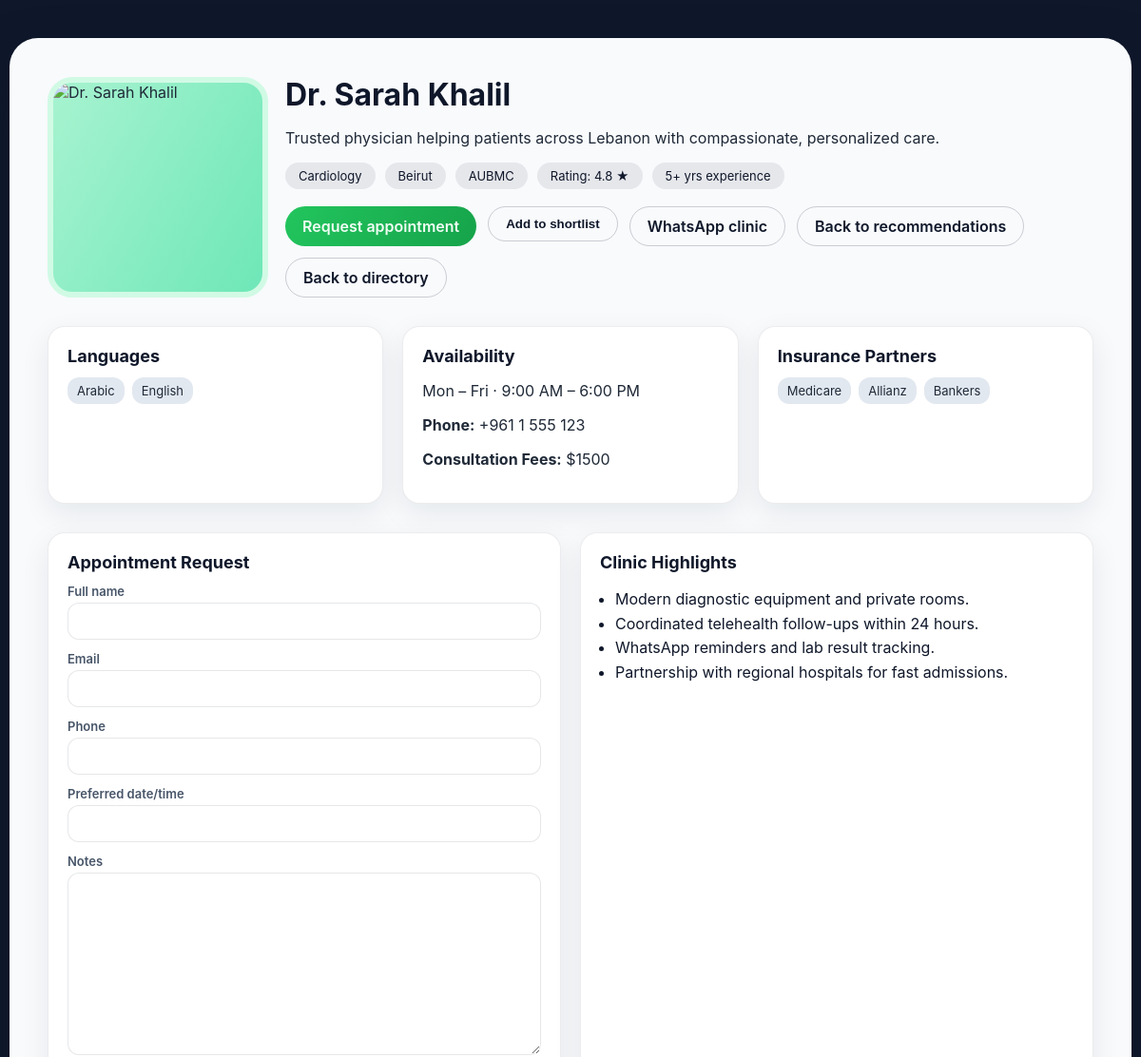
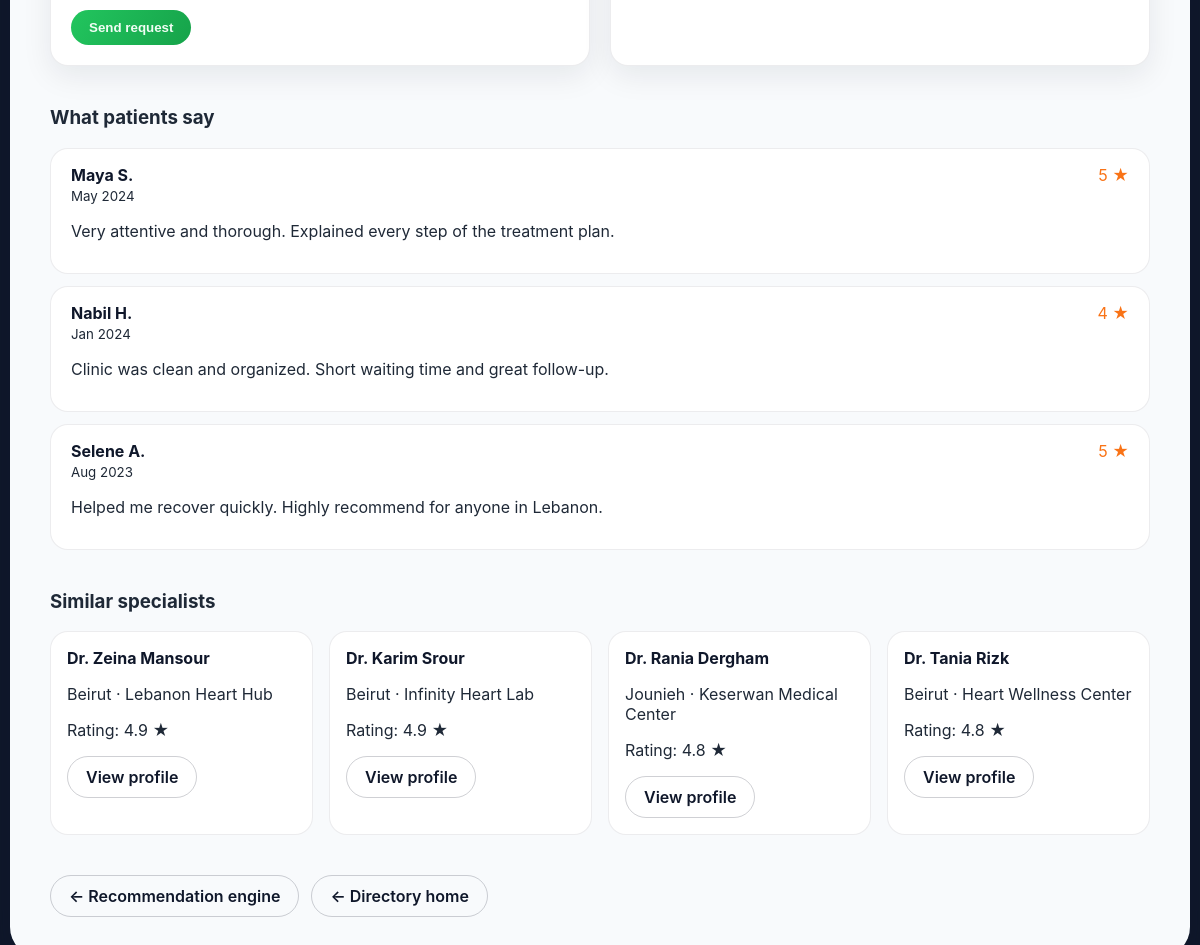
Screenshot of /doctor/237/ with the database file from the repository (2 pictures, top to bottom).
### myapp33/models.py (models this page shows, shortened)
class Contact(models.Model):
    name = models.CharField(max_length=100)
    specialty = models.CharField(max_length=100)
    city = models.CharField(max_length=50)
    hospital = models.CharField(max_length=100, blank=True)
    fees = models.IntegerField()
    rating = models.FloatField()
    experience_years = models.PositiveIntegerField(default=5)
    languages = models.CharField(max_length=150, blank=True)
    availability = models.CharField(max_length=120, blank=True)
    insurance_partners = models.CharField(max_length=200, blank=True)
    description = models.TextField(blank=True)
    photo_url = models.URLField(blank=True)
    contact_phone = models.CharField(max_length=30, blank=True)

### myapp33/views.py (the view, shortened to what this page needs)
# urls.py: path('doctor/<int:pk>/', views.doctor_detail, name='doctor_detail'),
def doctor_detail(request, pk):
    doctor = get_object_or_404(Contact, pk=pk)
    appointment_form = AppointmentRequestForm()
    reviews = [
        {
            "name": "Maya S.",
            "rating": 5,
            "date": "May 2024",
            "text": "Very attentive and thorough. Explained every step of the treatment plan.",
        },
        {
            "name": "Nabil H.",
            "rating": 4,
            "date": "Jan 2024",
            "text": "Clinic was clean and organized. Short waiting time and great follow-up.",
        },
        {
            "name": "Selene A.",
            "rating": 5,
            "date": "Aug 2023",
            "text": "Helped me recover quickly. Highly recommend for anyone in Lebanon.",
        },
    ]
    languages = [
        item.strip()
        for item in (doctor.languages or "Arabic, English").split(",")
        if item.strip()
    ]
    insurance_partners = [
        item.strip()
        for item in (doctor.insurance_partners or "Medicare, Allianz, Bankers").split(
            ","
        )
        if item.strip()
    ]
    similar_doctors = (
        Contact.objects.filter(specialty__iexact=doctor.specialty)
        .exclude(pk=doctor.pk)
        .order_by("-rating")[:4]
    )
    favorites = get_favorite_ids(request)
    is_favorite = doctor.pk in favorites
    whatsapp_message = quote_plus(
        f"Hello, I'm interested in booking with {doctor.name} ({doctor.specialty}) in {doctor.city}. "
        "Could you help me schedule an appointment?"
    )
    whatsapp_url = f"https://wa.me/?text={whatsapp_message}"
    return render(
        request,
        "myapp33/doctor_detail.html",
        {
            "doctor": doctor,
            "reviews": reviews,
            "similar_doctors": similar_doctors,
            "appointment_form": appointment_form,
            "languages": languages,
            "insurance_partners": insurance_partners,
            "is_favorite": is_favorite,
            "whatsapp_url": whatsapp_url,
        },
    )

### myapp33/forms.py
class AppointmentRequestForm(forms.ModelForm):
    class Meta:
        model = AppointmentRequest
        fields = ['patient_name', 'patient_email', 'patient_phone', 'preferred_date', 'message']

### myapp33/views.py (called while the page is built)
def get_favorite_ids(request):
    return set(request.session.get("favorite_doctors", []))

### templates/myapp33/doctor_detail.html (shortened to what this page needs)
{% load static %}
<!DOCTYPE html>
<html lang="en">
<head>
</head>
<body>
<div class="page">
    <section class="hero">
        <img src="{{ doctor.photo_url|default:'https://images.unsplash.com/photo-1537368910025-700350fe46c7?auto=format&fit=crop&w=600&q=80' }}" alt="{{ doctor.name }}">
        <div>
            <h1>{{ doctor.name }}</h1>
            <p>{{ doctor.description|default:"Trusted physician helping patients across Lebanon with compassionate, personalized care." }}</p>
            <div class="tag-row">
                <span class="tag">{{ doctor.specialty }}</span>
                <span class="tag">{{ doctor.city }}</span>
                <span class="tag">{{ doctor.hospital|default:"Private Clinic" }}</span>
                <span class="tag">Rating: {{ doctor.rating }} ★</span>
                <span class="tag">{{ doctor.experience_years }}+ yrs experience</span>
            </div>
            <div class="hero-actions">
                <a class="btn btn-primary" href="#appointment">Request appointment</a>
                <form method="post" action="{% url 'toggle_favorite' doctor.pk %}">
                    <button class="btn btn-outline" type="submit">
                        {% if is_favorite %}Remove from shortlist{% else %}Add to shortlist{% endif %}
                    </button>
                </form>
                <a class="btn btn-outline" href="{{ whatsapp_url }}" target="_blank" rel="noopener">
                    WhatsApp clinic
                </a>
                <a class="btn btn-outline" href="{% url 'recommend_doctors' %}">Back to recommendations</a>
                <a class="btn btn-outline" href="{% url 'home' %}">Back to directory</a>
            </div>
        </div>
    </section>
    <section class="grid">
        <div class="card">
            <h3>Languages</h3>
            <ul class="list-inline">
                {% for lang in languages %}
                    <li>{{ lang }}</li>
                {% endfor %}
            </ul>
        </div>
        <div class="card">
            <h3>Availability</h3>
            <p>{{ doctor.availability|default:"Mon – Fri · 9:00 AM – 6:00 PM" }}</p>
            <p><strong>Phone:</strong> {{ doctor.contact_phone|default:"+961 1 555 123" }}</p>
            <p><strong>Consultation Fees:</strong> ${{ doctor.fees }}</p>
        </div>
        <div class="card">
            <h3>Insurance Partners</h3>
            <ul class="list-inline">
                {% for ins in insurance_partners %}
                    <li>{{ ins }}</li>
                {% endfor %}
            </ul>
        </div>
    </section>
    <section class="grid">
        <div class="card">
            <h3>Appointment Request</h3>
            <form method="post" id="appointment">
                <div class="field">
                    <label for="id_patient_name">Full name</label>
                    {{ appointment_form.patient_name }}
                </div>
                <div class="field">
                    <label for="id_patient_email">Email</label>
                    {{ appointment_form.patient_email }}
                </div>
                <div class="field">
                    <label for="id_patient_phone">Phone</label>
                    {{ appointment_form.patient_phone }}
                </div>
                <div class="field">
                    <label for="id_preferred_date">Preferred date/time</label>
                    {{ appointment_form.preferred_date }}
                </div>
                <div class="field">
                    <label for="id_message">Notes</label>
                    {{ appointment_form.message }}
                </div>
                <button class="btn btn-primary" type="submit">Send request</button>
            </form>
        </div>
        <div class="card">
            <h3>Clinic Highlights</h3>
            <ul style="padding-left:16px; color:#0f172a; line-height:1.6;">
                <li>Modern diagnostic equipment and private rooms.</li>
                <li>Coordinated telehealth follow-ups within 24 hours.</li>
                <li>WhatsApp reminders and lab result tracking.</li>
                <li>Partnership with regional hospitals for fast admissions.</li>
            </ul>
        </div>
    </section>
    <section class="reviews">
        <h3>What patients say</h3>
        {% for review in reviews %}
            <div class="review">
                <div style="display:flex;justify-content:space-between;align-items:center;">
                    <strong>{{ review.name }}</strong>
                    <span class="stars">{{ review.rating }} ★</span>
                </div>
                <small>{{ review.date }}</small>
                <p>{{ review.text }}</p>
            </div>
        {% empty %}
            <p>No reviews yet. Be the first to share your experience.</p>
        {% endfor %}
    </section>
    <section style="margin-top:40px;">
        <h3>Similar specialists</h3>
        <div class="similar-grid">
            {% for doc in similar_doctors %}
                <div class="similar-card">
                    <h4>{{ doc.name }}</h4>
                    <p>{{ doc.city }} · {{ doc.hospital|default:"Private Clinic" }}</p>
                    <p>Rating: {{ doc.rating }} ★</p>
                    <a class="btn btn-outline" href="{% url 'doctor_detail' doc.pk %}">View profile</a>
                </div>
            {% empty %}
                <p>No other doctors saved in this specialty yet.</p>
            {% endfor %}
        </div>
    </section>
    <div class="nav-links">
        <a class="btn btn-outline" href="{% url 'recommend_doctors' %}">← Recommendation engine</a>
        <a class="btn btn-outline" href="{% url 'home' %}">← Directory home</a>
    </div>
</div>
</body>
</html>

### templates/myapp33/doctor_detail.html (style rules this page uses)
body { margin: 0; font-family: "Inter", system-ui, -apple-system, BlinkMacSystemFont, sans-serif; background: #0f172a; color: #1f2937; }
.page { max-width: 1100px; margin: 40px auto 60px; background: #f8fafc; border-radius: 30px; padding: 40px; box-shadow: 0 30px 60px rgba(15, 23, 42, 0.35); }
.hero { display: grid; grid-template-columns: 220px 1fr; gap: 30px; align-items: center; }
.hero img { width: 220px; height: 220px; object-fit: cover; border-radius: 26px; border: 6px solid #d1fae5; background: linear-gradient(120deg, #a7f3d0, #6ee7b7); }
.hero h1 { margin: 0; font-size: 32px; color: #0f172a; }
.hero-actions { display: flex; gap: 12px; flex-wrap: wrap; margin-top: 18px; }
.hero-actions form { margin: 0; }
.tag-row { display: flex; flex-wrap: wrap; gap: 10px; margin: 16px 0; }
.tag { background: rgba(15, 23, 42, 0.08); border-radius: 999px; padding: 6px 14px; font-size: 13px; color: #0f172a; }
.grid { display: grid; grid-template-columns: repeat(auto-fit, minmax(260px, 1fr)); gap: 20px; margin-top: 30px; }
.card { background: white; border-radius: 18px; padding: 20px; border: 1px solid rgba(15, 23, 42, 0.08); box-shadow: 0 10px 30px rgba(15, 23, 42, 0.08); }
.card h3 { margin-top: 0; margin-bottom: 12px; font-size: 18px; color: #0f172a; }
.list-inline { list-style: none; padding: 0; margin: 0; display: flex; flex-wrap: wrap; gap: 8px; }
.list-inline li { background: #e2e8f0; border-radius: 12px; padding: 6px 10px; font-size: 13px; }
.reviews { margin-top: 40px; }
.review { background: white; border-radius: 18px; padding: 16px 20px; border: 1px solid rgba(15, 23, 42, 0.08); margin-bottom: 12px; }
.review strong { color: #0f172a; }
.stars { color: #f97316; }
.similar-grid { display: grid; grid-template-columns: repeat(auto-fit, minmax(220px, 1fr)); gap: 16px; }
.similar-card { background: white; border-radius: 18px; padding: 16px; border: 1px solid rgba(15, 23, 42, 0.08); }
.similar-card h4 { margin: 0 0 6px; font-size: 16px; color: #0f172a; }
.btn { display: inline-flex; justify-content: center; align-items: center; border-radius: 999px; padding: 10px 18px; border: none; cursor: pointer; font-weight: 600; text-decoration: none; transition: 0.2s; }
.btn-primary { background: linear-gradient(120deg, #22c55e, #16a34a); color: #f0fdf4; }
.btn-outline { border: 1px solid rgba(15, 23, 42, 0.2); color: #0f172a; background: transparent; }
form .field { display: flex; flex-direction: column; margin-bottom: 12px; }
form label { font-size: 13px; font-weight: 600; color: #475569; margin-bottom: 4px; }
form input, form textarea { border-radius: 12px; border: 1px solid rgba(15, 23, 42, 0.1); padding: 10px 12px; font-size: 14px; font-family: inherit; }
form textarea { min-height: 120px; resize: vertical; }
.nav-links { margin-top: 40px; display: flex; gap: 12px; }

### rows the page displays
Contact: name "Dr. Sarah Khalil", description "Trusted physician helping patients across Lebanon with compassionate, personalized care.", specialty "Cardiology", city "Beirut", hospital "AUBMC", rating "4.8", experience_years "5", availability "Mon – Fri · 9:00 AM – 6:00 PM", contact_phone "+961 1 555 123", fees "1500"
Contact: name "Dr. Zeina Mansour", city "Beirut", hospital "Lebanon Heart Hub", rating "4.9"
Contact: name "Dr. Karim Srour", city "Beirut", hospital "Infinity Heart Lab", rating "4.9"
Contact: name "Dr. Rania Dergham", city "Jounieh", hospital "Keserwan Medical Center", rating "4.8"
Contact: name "Dr. Tania Rizk", city "Beirut", hospital "Heart Wellness Center", rating "4.8"

### other values shown
{{ lang }} "Arabic" "English"
{{ ins }} "Medicare" "Allianz" "Bankers"
{{ review.name }} "Maya S." "Nabil H." "Selene A."
{{ review.rating }} "5" "4" "5"
{{ review.date }} "May 2024" "Jan 2024" "Aug 2023"
{{ review.text }} "Very attentive and thorough. Explained every step of the treatment plan." "Clinic was clean and organized. Short waiting time and great follow-up." "Helped me recover quickly. Highly recommend for anyone in Lebanon."
